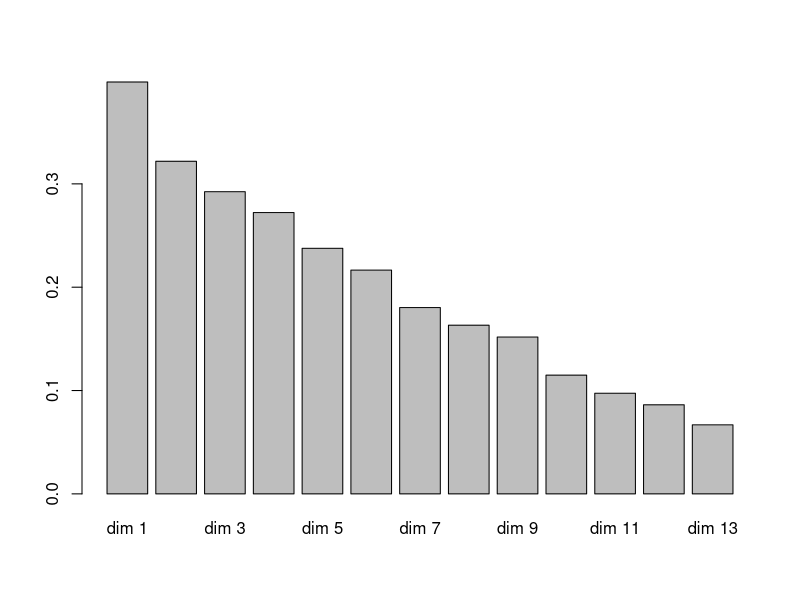
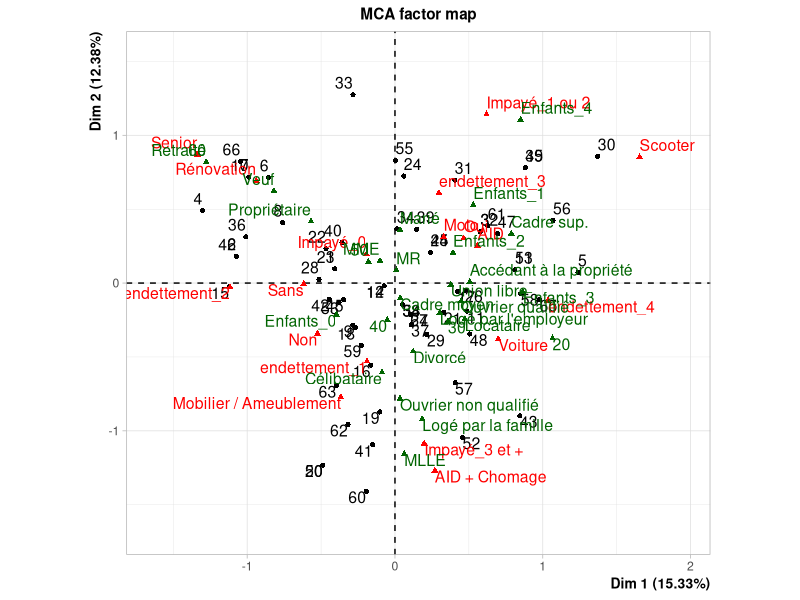
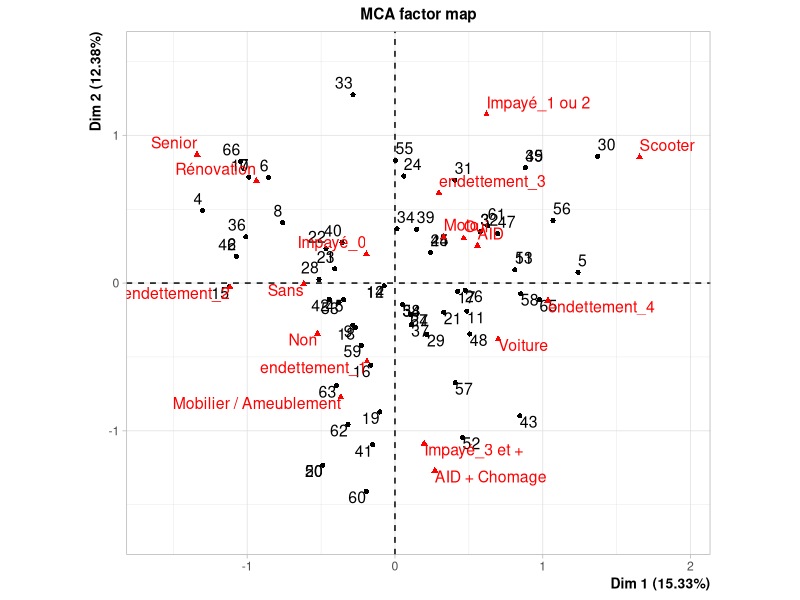
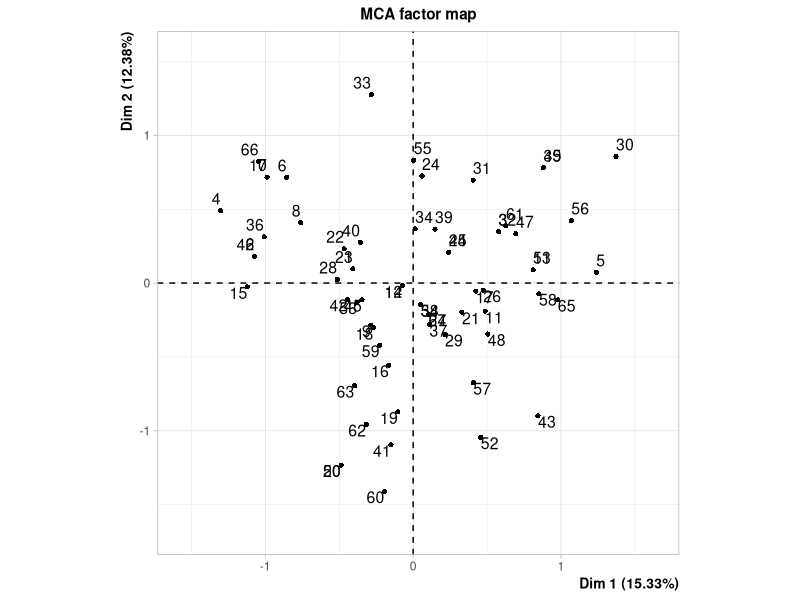
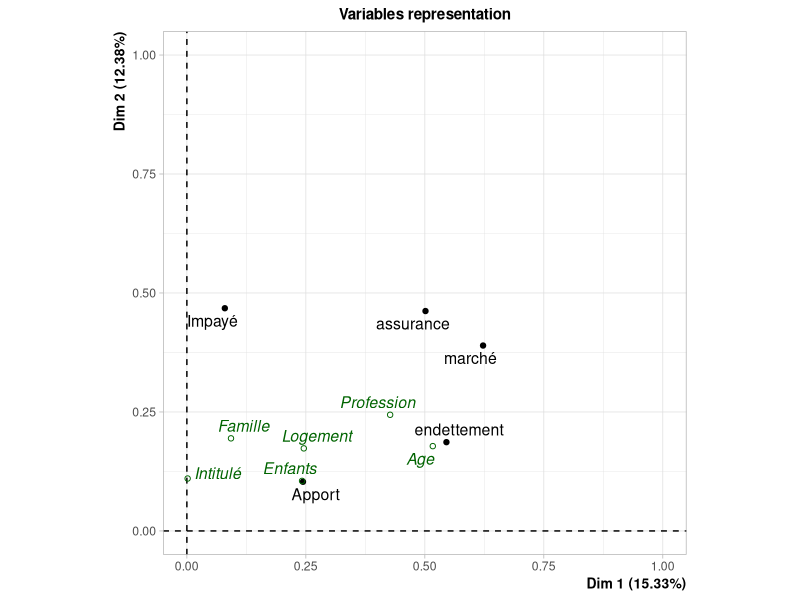
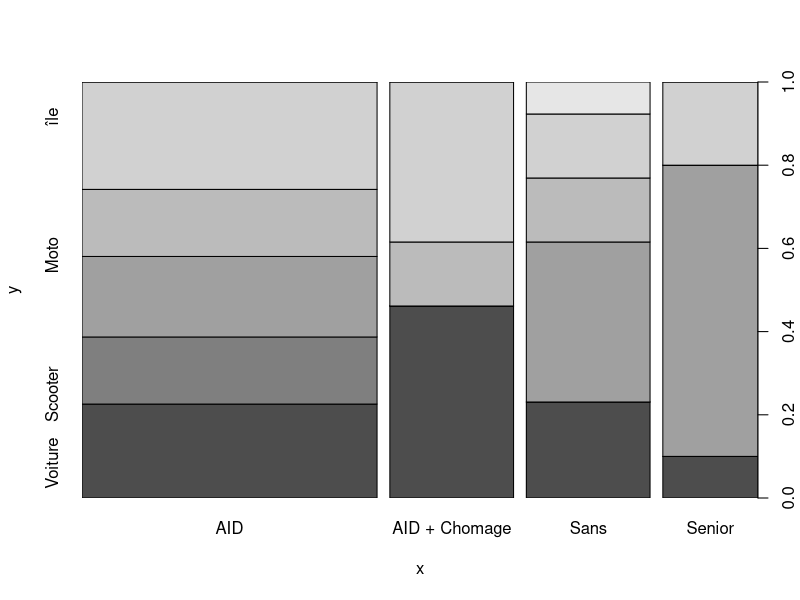

Generate these figures, in order, with R:
## ---- chunk 1
library(FactoMineR)
credit0 <- read.csv(file("./credit.csv"),header=TRUE,sep=";",row.names=1)
credit <- credit0[-68,c(1,2,3,10,11,4,5,6,7,8,9)]
summary(credit)
for (i in 1:ncol(credit)) credit[,i] <- factor(as.character(credit[,i]))
attach(credit)
summary(credit)
## ---- chunk 2
help(MCA)
# res.MCA=MCA(credit,quali.sup=6:11)
res.MCA <- MCA(credit[-67,],quali.sup=6:11,graph=FALSE)

res.MCA$eig
barplot(res.MCA$eig[,1])
## ---- chunk 3
help(plot.MCA)
plot.MCA(res.MCA, choix="ind", col.ind="black")
plot.MCA(res.MCA, choix="ind", invisible=c("quali.sup","ind.sup"),
col.ind="black")
plot.MCA(res.MCA, choix="ind", invisible=c("var","quali.sup","ind.sup"),
col.ind="black")
plot.MCA(res.MCA, choix="var", col.var="black")
## ---- chunk 4
nbvar <- 5
variable <- NULL
for (i in 1:nbvar) {
  variable <- c(variable, rep(names(credit)[i], length(unique(factor(as.character(credit[-67, i]))))))
}

ctr <- res.MCA$var$contrib

# Somme des contributions par variable sur l’axe 1
contrib_axe1 <- tapply(ctr[,1], variable, sum)

# Somme des contributions par variable sur l’axe 2
contrib_axe2 <- tapply(ctr[,2], variable, sum)

# Rapport de corrélation par rapport à l’axe 1
correlation_axe1 <- contrib_axe1 * nbvar * res.MCA$eig[1,1]

# Rapport de corrélation par rapport à l’axe 2
correlation_axe2 <- contrib_axe2 * nbvar * res.MCA$eig[2,1]

list(Axe1 = contrib_axe1, Corr_Axe1 = correlation_axe1,
     Axe2 = contrib_axe2, Corr_Axe2 = correlation_axe2)

## ---- chunk 5
# Contributions au axes #
round(res.MCA$var$contrib[rev(order(res.MCA$var$contrib[,1])),1],2)
round(res.MCA$var$contrib[rev(order(res.MCA$var$contrib[,2])),2],2)
## ---- chunk 6
plot(assurance,marché)
conting <- table(assurance,marché)
conting
